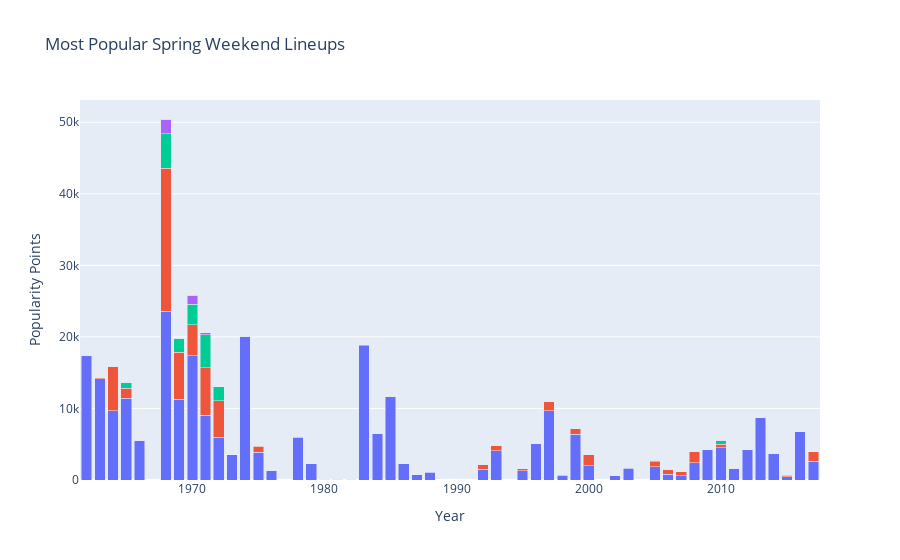

The code cell stored with this chart in its notebook:
### Code cell
# Stacked bar chart visualisation

# MAKE SCORE AND NAME ARRAYS FOR VISUALIZATION
max_artists_in_year = best_scores_df['Year'].value_counts().max()
number_of_years = len(set(best_scores_df['Year']))

score_array = np.full((number_of_years, max_artists_in_year), 0)
name_array = np.full((number_of_years, max_artists_in_year), None)

for x, year in enumerate(best_scores_df['Year'].unique()):
    cur_year = best_scores_df.loc[best_scores_df['Year'] == year]\
        .sort_values('cum_score', ascending=False)\
        .reset_index()
    for y, row in cur_year.iterrows():
        score_array[x, y] = row['cum_score']
        name_array[x, y] = row['Performer']

years = best_scores_df['Year'].unique()

fig = go.Figure(data=[
    go.Bar(x=years, y=score_array[:, 0], hovertext=name_array[:, 0]),
    go.Bar(x=years, y=score_array[:, 1], hovertext=name_array[:, 1]),
    go.Bar(x=years, y=score_array[:, 2], hovertext=name_array[:, 2]),
    go.Bar(x=years, y=score_array[:, 3], hovertext=name_array[:, 3]),
    go.Bar(x=years, y=score_array[:, 4], hovertext=name_array[:, 4]),
])
# Change the bar mode
fig.update_layout(
    barmode='stack',
    showlegend=False,
    title="Most Popular Spring Weekend Lineups"
)

fig.update_xaxes(title='Year')
fig.update_yaxes(title='Popularity Points')

fig.show()
fig.write_html('visuals/plot_most_popular_lineups.html', include_plotlyjs='cdn', full_html=False)

### Figure 1 — Plotly figure (JSON) as saved in the notebook; plotly's stock layout.template omitted (floating-point values rounded to 4 significant figures)
{"data": [{"hovertext": ["Ray Charles", "The Isley Brothers", "Bob Dylan", "The Shirelles", "The Crystals", "Dionne Warwick", "Smokey Robinson", "Ray Charles", "Boz Scaggs", "Bonnie Raitt", "Todd Rundgren", "Bruce Springsteen", "Harry Chapin", "J.D. Souther", "Bonnie Raitt", "The Tubes", "Robin Lane & The Chartbusters", "NRBQ", "Graham Parker", "U2", "Paul Young", "R.E.M.", "Los Lobos", "Elvis Costello", "The Wailers", "A Tribe Called Quest", "10,000 Maniacs", "Digable Planets", "Coolio", "Bob Dylan", "KRS-One", "Busta Rhymes", "Kelis", "The Roots", "Lisa Loeb", "Howie Day", "Common", "The Roots", "Lupe Fiasco", "Nas", "Snoop Dogg", "Wyclef Jean", "Childish Gambino", "Kendrick Lamar", "Lauryn Hill", "Modest Mouse", "Fetty Wap", "Erykah Badu"], "type": "bar", "x": [1962, 1963, 1964, 1965, 1966, 1968, 1969, 1970, 1971, 1972, 1973, 1974, 1975, 1976, 1978, 1979, 1980, 1981, 1982, 1983, 1984, 1985, 1986, 1987, 1988, 1992, 1993, 1995, 1996, 1997, 1998, 1999, 2000, 2002, 2003, 2005, 2006, 2007, 2008, 2009, 2010, 2011, 2012, 2013, 2014, 2015, 2016, 2017], "y": [17381, 14186, 9660, 11458, 5555, 23605, 11267, 17381, 9065, 5997, 3524, 20082, 3899, 1367, 5997, 2276, 32, 119, 12, 18790, 6496, 11733, 2278, 740, 1088, 1472, 4098, 1312, 5127, 9660, 635, 6395, 1982, 583, 1661, 1877, 770, 583, 2387, 4245, 4488, 1611, 4202, 8780, 3743, 483, 6844, 2600]}, {"hovertext": [null, "The Limeliters", "The Coasters", "Bo Diddley", null, "James Brown", "Gordon Lightfoot", "Judy Collins", "Gordon Lightfoot", "Ike & Tina Turner", "Country Joe McDonald", null, "Richie Havens", null, "NRBQ", null, null, null, null, "NRBQ", null, null, null, null, "NRBQ", "De La Soul", "Black Sheep", "Indigo Girls", null, "Bo Diddley", "Grandmaster Flash", "Common", "Wyclef Jean", null, "The Wallflowers", "Matt Nathanson", "OK Go", "The Flaming Lips", "M.I.A.", null, "The Black Keys", null, "Cam'ron", null, null, "Waka Flocka Flame", null, "Young Thug"], "type": "bar", "x": [1962, 1963, 1964, 1965, 1966, 1968, 1969, 1970, 1971, 1972, 1973, 1974, 1975, 1976, 1978, 1979, 1980, 1981, 1982, 1983, 1984, 1985, 1986, 1987, 1988, 1992, 1993, 1995, 1996, 1997, 1998, 1999, 2000, 2002, 2003, 2005, 2006, 2007, 2008, 2009, 2010, 2011, 2012, 2013, 2014, 2015, 2016, 2017], "y": [0, 101, 6268, 1337, 0, 19972, 6623, 4348, 6623, 5085, 41, 0, 825, 0, 119, 0, 0, 0, 0, 119, 0, 0, 0, 0, 119, 761, 668, 313, 0, 1337, 176, 770, 1611, 0, 120, 684, 724, 542, 1655, 0, 527, 0, 110, 0, 0, 209, 0, 1451]}, {"hovertext": [null, null, null, "Ella Fitzgerald", null, "The Yardbirds", "Janis Joplin", "Jefferson Airplane", "Poco", "Blue Oyster Cult", null, null, "John Mayall", null, null, null, null, null, null, null, null, null, null, null, null, null, null, null, null, null, null, null, null, null, null, "Talib Kweli", null, null, null, null, "Wale", null, null, null, null, "Pusha T", null, null], "type": "bar", "x": [1962, 1963, 1964, 1965, 1966, 1968, 1969, 1970, 1971, 1972, 1973, 1974, 1975, 1976, 1978, 1979, 1980, 1981, 1982, 1983, 1984, 1985, 1986, 1987, 1988, 1992, 1993, 1995, 1996, 1997, 1998, 1999, 2000, 2002, 2003, 2005, 2006, 2007, 2008, 2009, 2010, 2011, 2012, 2013, 2014, 2015, 2016, 2017], "y": [0, 0, 0, 868, 0, 4797, 1929, 2849, 4598, 1961, 0, 0, 45, 0, 0, 0, 0, 0, 0, 0, 0, 0, 0, 0, 0, 0, 0, 0, 0, 0, 0, 0, 0, 0, 0, 139, 0, 0, 0, 0, 475, 0, 0, 0, 0, 65, 0, 0]}, {"hovertext": [null, null, null, null, null, "Procol Harum", null, "John Sebastian", "Sha Na Na", null, null, null, null, null, null, null, null, null, null, null, null, null, null, null, null, null, null, null, null, null, null, null, null, null, null, "Ben Folds", null, null, null, null, "MGMT", null, null, null, null, null, null, null], "type": "bar", "x": [1962, 1963, 1964, 1965, 1966, 1968, 1969, 1970, 1971, 1972, 1973, 1974, 1975, 1976, 1978, 1979, 1980, 1981, 1982, 1983, 1984, 1985, 1986, 1987, 1988, 1992, 1993, 1995, 1996, 1997, 1998, 1999, 2000, 2002, 2003, 2005, 2006, 2007, 2008, 2009, 2010, 2011, 2012, 2013, 2014, 2015, 2016, 2017], "y": [0, 0, 0, 0, 0, 2081, 0, 1198, 310, 0, 0, 0, 0, 0, 0, 0, 0, 0, 0, 0, 0, 0, 0, 0, 0, 0, 0, 0, 0, 0, 0, 0, 0, 0, 0, 58, 0, 0, 0, 0, 36, 0, 0, 0, 0, 0, 0, 0]}, {"hovertext": [null, null, null, null, null, null, null, "John Mayall", "Laura Nyro", null, null, null, null, null, null, null, null, null, null, null, null, null, null, null, null, null, null, null, null, null, null, null, null, null, null, "The Shins", null, null, null, null, null, null, null, null, null, null, null, null], "type": "bar", "x": [1962, 1963, 1964, 1965, 1966, 1968, 1969, 1970, 1971, 1972, 1973, 1974, 1975, 1976, 1978, 1979, 1980, 1981, 1982, 1983, 1984, 1985, 1986, 1987, 1988, 1992, 1993, 1995, 1996, 1997, 1998, 1999, 2000, 2002, 2003, 2005, 2006, 2007, 2008, 2009, 2010, 2011, 2012, 2013, 2014, 2015, 2016, 2017], "y": [0, 0, 0, 0, 0, 0, 0, 45, 18, 0, 0, 0, 0, 0, 0, 0, 0, 0, 0, 0, 0, 0, 0, 0, 0, 0, 0, 0, 0, 0, 0, 0, 0, 0, 0, 15, 0, 0, 0, 0, 0, 0, 0, 0, 0, 0, 0, 0]}], "layout": {"barmode": "stack", "showlegend": false, "title": {"text": "Most Popular Spring Weekend Lineups"}, "xaxis": {"title": {"text": "Year"}}, "yaxis": {"title": {"text": "Popularity Points"}}}}
